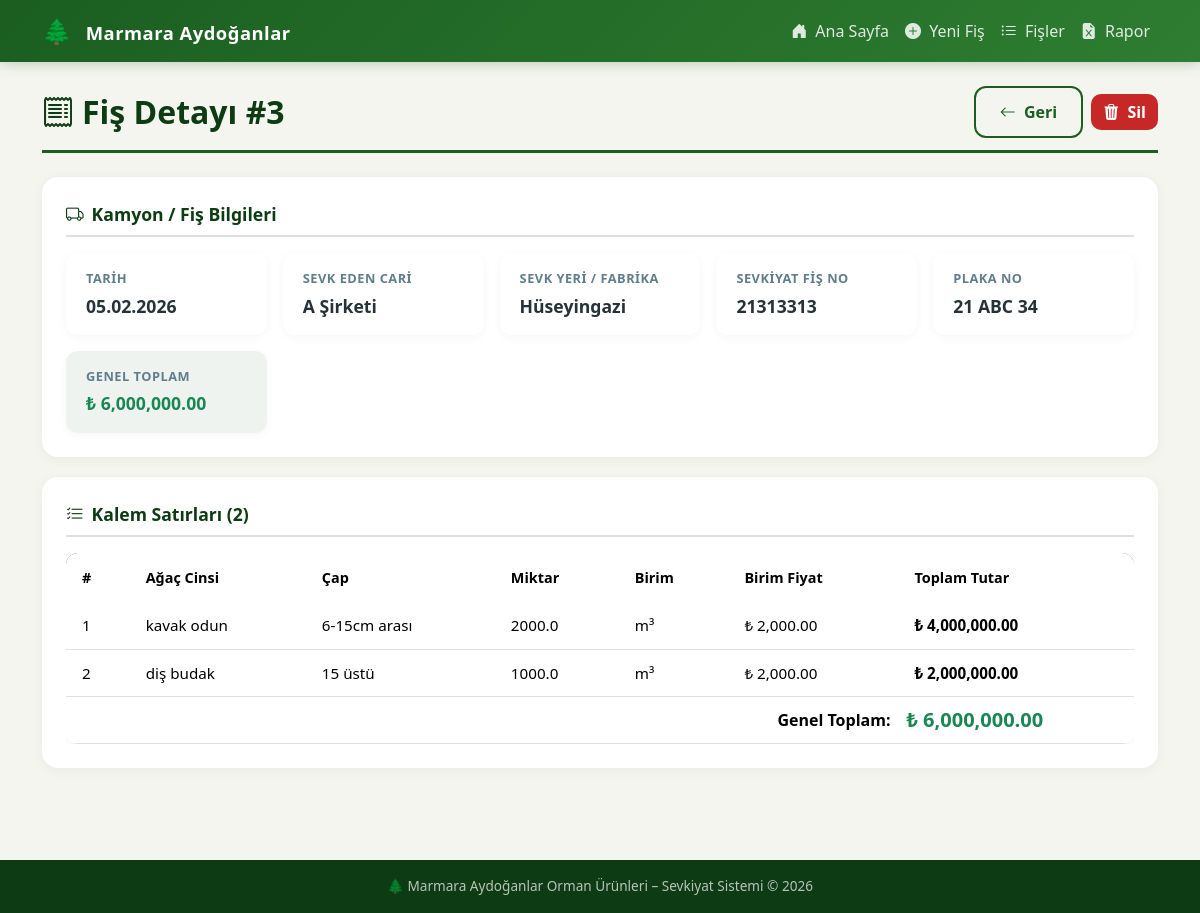
/fis_detay/3, run on the app's committed database.
### app.py (models this page shows, shortened)
class Fis(db.Model):
    __tablename__ = "fis"
    id = db.Column(db.Integer, primary_key=True)
    tarih = db.Column(db.Date, nullable=False, default=date.today)
    sevk_eden_cari = db.Column(db.String(200), nullable=False)
    sevk_yeri_fabrika = db.Column(db.String(200), nullable=False)
    sevk_yeri_fis_no = db.Column(db.String(100), nullable=False)
    plaka_no = db.Column(db.String(50), nullable=False)
    detaylar = db.relationship(
        "FisDetayi", backref="fis", lazy=True, cascade="all, delete-orphan"
    )

class FisDetayi(db.Model):
    __tablename__ = "fis_detayi"
    id = db.Column(db.Integer, primary_key=True)
    fis_id = db.Column(db.Integer, db.ForeignKey("fis.id"), nullable=False)
    agac_cinsi = db.Column(db.String(100), nullable=False)
    cap = db.Column(db.String(50), nullable=False)
    miktar = db.Column(db.Float, nullable=False)
    birim = db.Column(db.String(20), nullable=False)
    birim_fiyat = db.Column(db.Float, nullable=False)
    toplam_tutar = db.Column(db.Float, nullable=False)

### app.py (the view)
@app.route("/fis_detay/<int:fis_id>")
def fis_detay(fis_id):
    fis = Fis.query.get_or_404(fis_id)
    genel_toplam = sum(d.toplam_tutar for d in fis.detaylar)
    return render_template("fis_detay.html", fis=fis, genel_toplam=genel_toplam)

### templates/fis_detay.html
{% extends "base.html" %}
{% block content %}
<div class="page-header d-flex justify-content-between align-items-center flex-wrap gap-2">
    <h2><i class="bi bi-receipt me-2"></i>Fiş Detayı #{{ fis.id }}</h2>
    <div>
        <a href="{{ url_for('fisleri_goruntule') }}" class="btn btn-ma-outline">
            <i class="bi bi-arrow-left me-1"></i> Geri
        </a>
        <a href="{{ url_for('fis_sil', fis_id=fis.id) }}" class="btn btn-ma-danger ms-1"
           onclick="return confirm('Bu fişi silmek istediğinize emin misiniz?');">
            <i class="bi bi-trash3-fill me-1"></i> Sil
        </a>
    </div>
</div>
<div class="form-section">
    <div class="form-section-title"><i class="bi bi-truck me-2"></i>Kamyon / Fiş Bilgileri</div>
    <div class="detail-grid">
        <div class="detail-item">
            <div class="detail-label">Tarih</div>
            <div class="detail-value">{{ fis.tarih.strftime('%d.%m.%Y') }}</div>
        </div>
        <div class="detail-item">
            <div class="detail-label">Sevk Eden Cari</div>
            <div class="detail-value">{{ fis.sevk_eden_cari }}</div>
        </div>
        <div class="detail-item">
            <div class="detail-label">Sevk Yeri / Fabrika</div>
            <div class="detail-value">{{ fis.sevk_yeri_fabrika }}</div>
        </div>
        <div class="detail-item">
            <div class="detail-label">Sevkiyat Fiş No</div>
            <div class="detail-value">{{ fis.sevk_yeri_fis_no }}</div>
        </div>
        <div class="detail-item">
            <div class="detail-label">Plaka No</div>
            <div class="detail-value">{{ fis.plaka_no }}</div>
        </div>
        <div class="detail-item" style="background: rgba(27,94,32,0.07);">
            <div class="detail-label">Genel Toplam</div>
            <div class="detail-value text-success">₺ {{ '{:,.2f}'.format(genel_toplam) }}</div>
        </div>
    </div>
</div>
<div class="form-section">
    <div class="form-section-title"><i class="bi bi-list-check me-2"></i>Kalem Satırları ({{ fis.detaylar | length }})</div>
    <div class="table-responsive">
        <table class="table table-ma table-hover mb-0">
            <thead>
                <tr>
                    <th>#</th>
                    <th>Ağaç Cinsi</th>
                    <th>Çap</th>
                    <th>Miktar</th>
                    <th>Birim</th>
                    <th>Birim Fiyat</th>
                    <th>Toplam Tutar</th>
                </tr>
            </thead>
            <tbody>
                {% for d in fis.detaylar %}
                <tr>
                    <td>{{ loop.index }}</td>
                    <td>{{ d.agac_cinsi }}</td>
                    <td>{{ d.cap }}</td>
                    <td>{{ d.miktar }}</td>
                    <td>{{ d.birim }}</td>
                    <td>₺ {{ '{:,.2f}'.format(d.birim_fiyat) }}</td>
                    <td><strong>₺ {{ '{:,.2f}'.format(d.toplam_tutar) }}</strong></td>
                </tr>
                {% endfor %}
            </tbody>
            <tfoot>
                <tr style="background: rgba(27,94,32,0.06);">
                    <td colspan="6" class="text-end fw-bold">Genel Toplam:</td>
                    <td class="fw-bold text-success fs-5">₺ {{ '{:,.2f}'.format(genel_toplam) }}</td>
                </tr>
            </tfoot>
        </table>
    </div>
</div>
{% endblock %}

### static/style.css (style rules this page uses)
:root { --ma-primary: #1b5e20; --ma-primary-light: #2e7d32; --ma-primary-dark: #0d3b13; --ma-accent: #795548; --ma-accent-light: #a1887f; --ma-bg: #f5f5f0; --ma-card-bg: #ffffff; --ma-text: #263238; --ma-text-muted: #607d8b; --ma-border: #e0e0e0; --ma-success: #2e7d32; --ma-danger: #c62828; --ma-warning: #f57f17; --ma-gradient: linear-gradient(135deg, var(--ma-primary) 0%, var(--ma-primary-light) 100%); }
* { box-sizing: border-box; }
body { font-family: 'Segoe UI', Tahoma, Geneva, Verdana, sans-serif; background-color: var(--ma-bg); color: var(--ma-text); min-height: 100vh; }
.page-header { margin-bottom: 1.5rem; padding-bottom: 0.75rem; border-bottom: 3px solid var(--ma-primary); }
.page-header h2 { font-weight: 700; color: var(--ma-primary-dark); margin-bottom: 0; }
.form-section { background: var(--ma-card-bg); border-radius: 16px; padding: 1.5rem; margin-bottom: 1.25rem; box-shadow: 0 2px 12px rgba(0, 0, 0, 0.05); }
.form-section-title { font-weight: 700; font-size: 1.1rem; color: var(--ma-primary-dark); margin-bottom: 1rem; padding-bottom: 0.5rem; border-bottom: 2px solid var(--ma-border); }
.btn-ma-danger { background: var(--ma-danger); color: #fff; border: none; border-radius: 10px; font-weight: 600; transition: all 0.2s ease; }
.btn-ma-outline { background: transparent; color: var(--ma-primary); border: 2px solid var(--ma-primary); border-radius: 12px; font-weight: 600; padding: 0.75rem 1.5rem; transition: all 0.2s ease; }
.table-ma { border-radius: 12px; overflow: hidden; box-shadow: 0 2px 12px rgba(0, 0, 0, 0.05); }
.table-ma thead { background: var(--ma-gradient); color: #fff; }
.table-ma thead th { font-weight: 600; font-size: 0.9rem; padding: 0.85rem 1rem; border: none; white-space: nowrap; }
.table-ma tbody td { padding: 0.75rem 1rem; vertical-align: middle; font-size: 0.95rem; }
.table-ma tbody tr { transition: background 0.15s; }
.detail-grid { display: grid; grid-template-columns: repeat(auto-fit, minmax(200px, 1fr)); gap: 1rem; }
.detail-item { background: var(--ma-card-bg); border-radius: 12px; padding: 1rem 1.25rem; box-shadow: 0 2px 10px rgba(0, 0, 0, 0.04); }
.detail-item .detail-label { font-size: 0.8rem; font-weight: 600; color: var(--ma-text-muted); text-transform: uppercase; letter-spacing: 0.5px; margin-bottom: 0.25rem; }
.detail-item .detail-value { font-size: 1.1rem; font-weight: 700; color: var(--ma-text); }

### data on the page
Fis: id "3", tarih "05.02.2026", sevk_eden_cari "A Şirketi", sevk_yeri_fabrika "Hüseyingazi", sevk_yeri_fis_no "21313313", plaka_no "21 ABC 34"
FisDetayi: agac_cinsi "kavak odun", cap "6-15cm arası", miktar "2000.0", birim "m³", birim_fiyat "2,000.00", toplam_tutar "4,000,000.00"
FisDetayi: agac_cinsi "diş budak", cap "15 üstü", miktar "1000.0", birim "m³", birim_fiyat "2,000.00", toplam_tutar "2,000,000.00"

### other printed values
{{ '{:,.2f}'.format(genel_toplam) }} "6,000,000.00"
{{ fis.detaylar | length }} "2"
